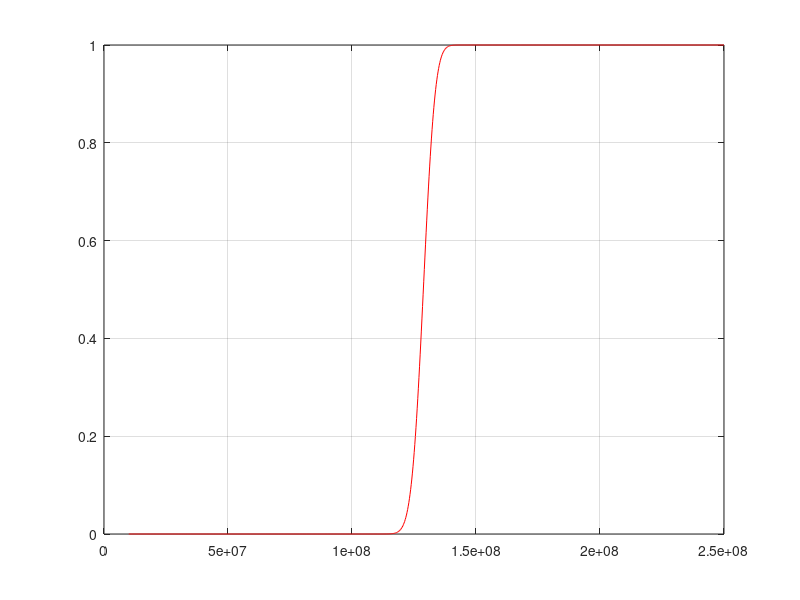

MATLAB code for this plot: (Note: this script raises an error after producing the figure.)
Theta = [
    6.46017892342081e-19       2.63442078342551          49.7013328962502
    4.4369890460046e-18        2.4666170988831           14.8588377172234
    5.47247315026415e-20       2.71493814479195          18.9437368347109
    5.59046227096689e-21       2.78724439321858           7.4692936907018
    1.69665945283884e-21       2.82775529449274          4.83116395817372
];

i = 5;
a = Theta(i, 1);
b = Theta(i, 2);
l = Theta(i, 3);

% t = linspace(1.4e8, 1.8e8);
% % cl = 'rmygcbk';
% 
clf;
% 
% for i = 1:size(Theta, 1)
%     a = Theta(i, 1);
%     b = Theta(i, 2);
%     l = Theta(i, 3);
% 
%     subplot(1,2,1);
% 	hold on; plot(t, Ft(t));
%     subplot(1,2,2);
%     hold on; plot(t(2:end), diff(Ft(t)));
% end

ra = 1/sqrt(30*l);
rb = 30*l;

mu = rb*(1+ra^2/2);
sg = ra*rb*sqrt(1+1.25*ra^2);
tao = sg^2 - mu

c = norminv(0.9, 0, 1);
M(i,:) = [mu - c*sg mu mu + c*sg];
T(i,:) = (M(i,:)./a).^(1/b)
Tx = [T(i,:); T(i,:)]; Ty = [0 0 0; 1 1 1];

x = linspace(1e7, 2.5e8, 1e3);
y1 = gammainc(l*30, a * (x .^ b), 'upper');
plot(x, y1, 'r');

hold on; grid on;
% plot(Tx(:,1), Ty(:,1),Tx(:,2), Ty(:,2),Tx(:,3), Ty(:,3));

tu = (mu/a)^(1/b)
K1 = tu^b;
K2 = (1.5*tu)^b;

syms X Y
s = solve(X == K1*Y, X + 3*sqrt(X + 0.75) == K2*Y, X, Y);
s = eval([s.X, s.Y]);
s = s(s(:,1)>0, :);
s(:,1) = (s(:,1)-0.5)/30;
s
l = s(1); a = s(2);
y2 = gammainc(l*30, a * (x .^ b), 'upper');
plot(x, y2, 'b');
